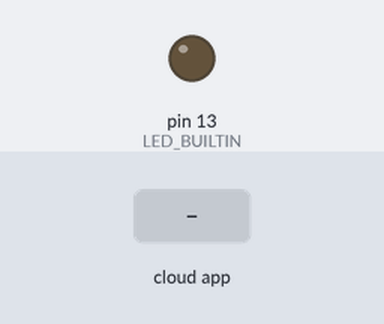
This program was run on a simulated Arduino Mega 2560, built with avr-gcc and run on an emulated ATmega2560. Parts: output pins drawn as LEDs (lit = HIGH). Inputs (shaded band) come from the test bench. The ROS host is connected and sends only what is stated.

Above: at 1.2 s.
1.3 s: the phone or cloud app sets toggle_led to 0
At 2.4 s:
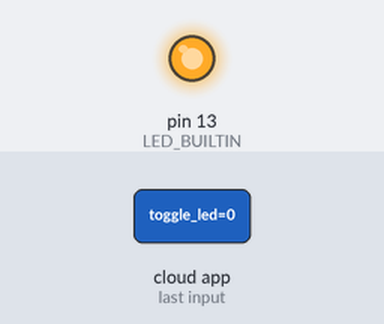
2.8 s: the phone or cloud app sets toggle_led to 1
At 3.6 s:
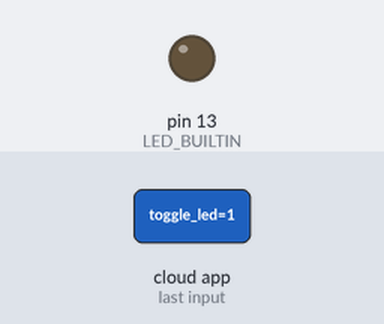
Timing chart, 0 to 5.8 s (numbered marks = the images above; inputs shaded):
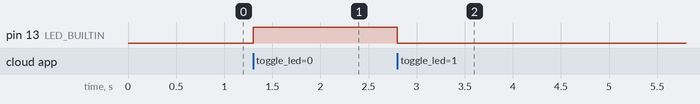

The program:

main.cpp
```cpp
#include <ros.h>
#include <std_msgs/Empty.h>
#include <Arduino.h>

char buffer[255];

// void setup() {
//   Serial.begin(9600);
//   Serial1.begin(9600);
//   // put your setup code here, to run once:
// }
//
// void loop() {
//   if (Serial1.available())
//   {
//     Serial1.readBytes(buffer, 255);
//     Serial.println(buffer);
//   }
//
//   delay(500);
// }


ros::NodeHandle nh;

void messageCb( const std_msgs::Empty& toggle_msg){
  digitalWrite(LED_BUILTIN, HIGH-digitalRead(LED_BUILTIN));   // blink the led
}

ros::Subscriber<std_msgs::Empty> sub("toggle_led", &messageCb );

void setup()
{
  pinMode(LED_BUILTIN, OUTPUT);
  nh.initNode();
  nh.subscribe(sub);
}

void loop()
{
  nh.spinOnce();
  delay(1);
}
```

Measured:
- after the input at 1.3 s, pin 13 (LED_BUILTIN): LOW → HIGH at once
- after the input at 2.8 s, pin 13 (LED_BUILTIN): HIGH → LOW at once
